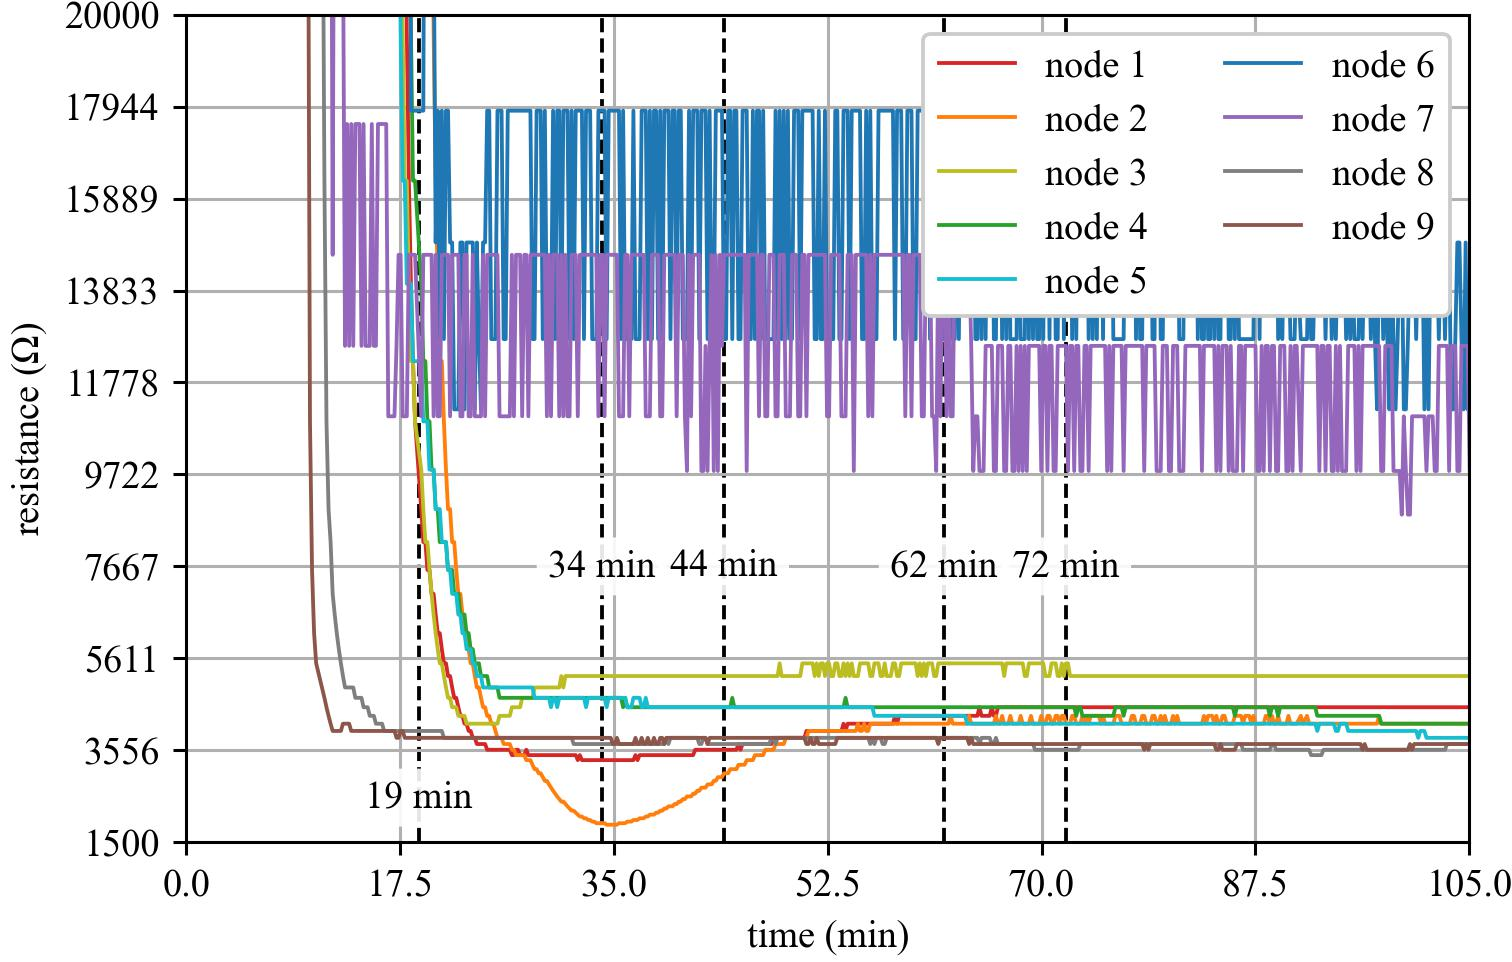

This figure's Python source:
#%% import modules and set default fonts and colors
"""
Default plot formatting code for Austin Downey's series of open source notes/
books. This common header is used to set the fonts and format.
Header file last updated May 16, 2024
"""

from IPython import get_ipython
get_ipython().run_line_magic('reset', '-f') 

import numpy as np
import matplotlib.pyplot as plt

# set default fonts and plot colors
plt.rcParams.update({'text.usetex': False})
plt.rcParams.update({'image.cmap': 'viridis'})
plt.rcParams.update({'font.serif':['Times New Roman', 'Times', 'DejaVu Serif',
'Bitstream Vera Serif', 'Computer Modern Roman', 'New Century Schoolbook',
'Century Schoolbook L', 'Utopia', 'ITC Bookman', 'Bookman',
'Nimbus Roman No9 L', 'Palatino', 'Charter', 'serif']})
plt.rcParams.update({'font.family':'serif'})
plt.rcParams.update({'font.size': 10})
plt.rcParams.update({'mathtext.rm': 'serif'})
# I don't think I need this next line as its set to 'stixsans' above.
plt.rcParams.update({'mathtext.fontset': 'custom'})
cc = plt.rcParams['axes.prop_cycle'].by_key()['color']
## End of plot formatting code
plt.close('all')

#%%

D = np.loadtxt('tds-data.csv',skiprows=2,delimiter=',')

'''
plt.figure()
plt.plot(D[:,1])
plt.plot(D[:,2])
plt.plot(D[:,3])
plt.plot(D[:,4])
plt.plot(D[:,5])
plt.plot(D[:,6])
plt.plot(D[:,7])
plt.plot(D[:,8])
plt.plot(D[:,9])
'''

import numpy as np

def voltage_to_resistance(V):
    tdsValue = (133.42 * V**3 - 255.86 * V**2 + 857.39 * V) * 0.5
    # Avoid divide-by-zero errors
    tdsValue = np.where(tdsValue == 0, np.nan, tdsValue)
    R = 134000 / tdsValue # k_cell = 0.268 cm^-1
    return R

x = ((D[:,0]*1000000)/60) - 18.24155

fig, ax = plt.subplots(figsize=(5.5,3.5))
ax.plot(x,voltage_to_resistance(D[:,1]),label='node 1', linewidth=1, color='#d62728')
ax.plot(x,voltage_to_resistance(D[:,2]),label='node 2', linewidth=1, color='#ff7f0e')
ax.plot(x,voltage_to_resistance(D[:,3]),label='node 3', linewidth=1, color='#bcbd22')
ax.plot(x,voltage_to_resistance(D[:,4]),label='node 4', linewidth=1, color='#2ca02c')
ax.plot(x,voltage_to_resistance(D[:,5]),label='node 5', linewidth=1, color='#17becf')
ax.plot(x,voltage_to_resistance(D[:,6]),label='node 6', linewidth=1, color='#1f77b4')
ax.plot(x,voltage_to_resistance(D[:,7]),label='node 7', linewidth=1, color='#9467bd')
ax.plot(x,voltage_to_resistance(D[:,8]),label='node 8', linewidth=1, color='#7f7f7f')
ax.plot(x,voltage_to_resistance(D[:,9]),label='node 9', linewidth=1, color='#8c564b')

# timestamp lines and labels
ax.axvline(x=19,linestyle='--',color='black',linewidth=1, zorder=0)
ax.text(19, 2500, '19 min',
        va='center', ha='center', bbox=dict(
            facecolor='white',
            edgecolor='none',
            boxstyle='round,pad=0.3',
            alpha=0.9))
ax.axvline(x=34,linestyle='--',color='black',linewidth=1, zorder=0)
ax.text(34, 7667, '34 min',
        va='center', ha='center', bbox=dict(
            facecolor='white',
            edgecolor='none',
            boxstyle='round,pad=0.3',
            alpha=0.9))
ax.axvline(x=44,linestyle='--',color='black',linewidth=1, zorder=0)
ax.text(44, 7667, '44 min',
        va='center', ha='center', bbox=dict(
            facecolor='white',
            edgecolor='none',
            boxstyle='round,pad=0.3',
            alpha=0.9))
ax.axvline(x=62,linestyle='--',color='black',linewidth=1, zorder=0)
ax.text(62, 7667, '62 min',
        va='center', ha='center', bbox=dict(
            facecolor='white',
            edgecolor='none',
            boxstyle='round,pad=0.3',
            alpha=0.9))
ax.axvline(x=72,linestyle='--',color='black',linewidth=1, zorder=0)
ax.text(72, 7667, '72 min',
        va='center', ha='center', bbox=dict(
            facecolor='white',
            edgecolor='none',
            boxstyle='round,pad=0.3',
            alpha=0.9))

ax.set_xlim(0,105)
ax.set_ylim(1500, 20000)
ax.autoscale(enable=False)
ax.set_xticks(np.linspace(0,105,7))
ax.set_yticks(np.linspace(1500,20000,10))
ax.tick_params(axis='both',direction='out')

ax.set_ylabel(r'resistance ($\Omega$)')
ax.set_xlabel('time (min)')
ax.legend(ncol=2, facecolor='white', framealpha=1)
plt.tight_layout(pad=0)
plt.grid(visible=True)
plt.savefig('9resistance-vs-time.jpg',dpi=275)
